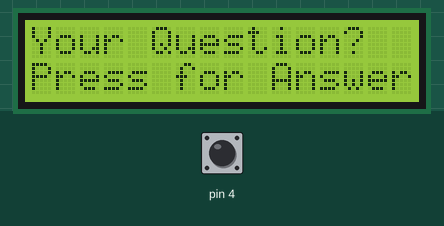
Bench run of a program on a simulated Arduino Uno, built with avr-gcc and run on an emulated ATmega328P. Parts: 16×2 character LCD. Inputs (shaded band) come from the test bench; at power-on: pin 4 HIGH. Random numbers use the default seed unless the program sets one.

Above: at 1.2 s.
1.3 s: pin 4 pulled LOW for 0.15 s
At 2.2 s:
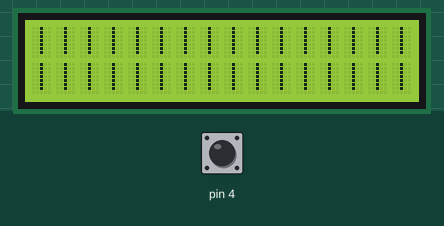
4.4 s: pin 4 pulled LOW for 3.2 s
12.1 s: pin 4 pulled LOW for 3.2 s
At 18.1 s:
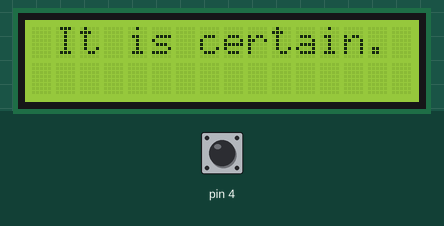
18.3 s: pin 4 pulled LOW for 1 s
At 19.7 s:
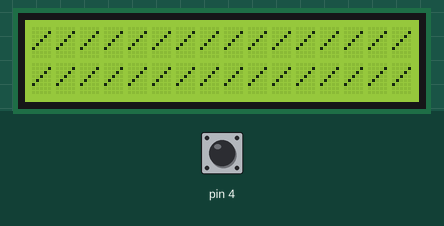
22.3 s: pin 4 pulled LOW for 0.15 s
At 24.2 s:
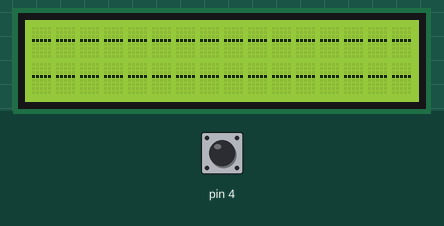
25.4 s: pin 4 pulled LOW for 0.15 s
At 29.7 s:
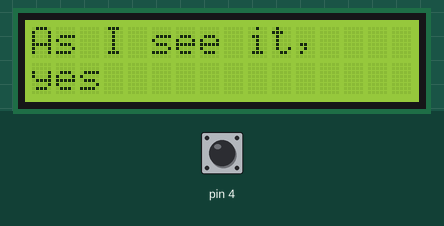
Timing chart, 0 to 31.2 s (numbered marks = the images above; inputs shaded):
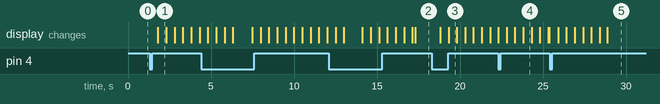

The program:

main.cpp
```cpp
#include <Arduino.h>

#include <LiquidCrystal.h>          //the liquid crystal library contains commands for printing to the display

LiquidCrystal lcd(13, 12, 11, 10, 9, 8);   // tell the RedBoard what pins are connected to the display

#ifdef _EXPERIMENT_1_

#include "timer.h"

TimerState state;
char buff[16];

void setup() {
  lcd.begin(16,2);
  lcd.clear();
}

void loop() {
  lcd.setCursor(0,0);
  lcd.print("Time since reset");
  lcd.setCursor(0, 1);
  snprintf(buff, 16, "%14lds", getSeconds());
  String msg(buff);
  lcd.print(msg);
  delay(1000);
}

#elif _EXPERIMENT_2_


#include "timer.h"

TimerState state;
char buff[16];

void setup() {
  lcd.begin(16,2);
  lcd.clear();
}

void loop() {
  lcd.setCursor(0,0);
  lcd.print("Time since reset");
  lcd.setCursor(0, 1);
  lcd.print(formatHHMMSS(millis()));
  delay(1000);
}

#elif _EXPERIMENT_3_

#include "button.h"
#include "timer.h"
#include "magic.h"

Button button = {4, INPUT_PULLUP};

TimerState timerState;
char buff[16];

void setup() {
  randomSeed(analogRead(A0));
  pinMode(button.pin, button.mode);
  lcd.begin(16,2);
  lcd.clear();
  state.state = 0;
  state.tDelta = 0;
}

void loop() {
  tick(&timerState);
  if(isPressed(&button) && state.state != 1) {
    play();
  }
  update(timerState.deltaMs, &lcd);
}

#else

void setup() {

  lcd.begin(16, 2);                 //tell the lcd library that we are using a display that is 16 characters wide and 2 characters high
  lcd.clear();                      //clear the display
}

void loop() {

  lcd.setCursor(0, 0);              //set the cursor to the 0,0 position (top left corner)
  lcd.print("Hello, world!");       //print hello, world! starting at that position

  lcd.setCursor(0, 1);              //move the cursor to the first space of the bottom row
  lcd.print(millis() / 1000);       //print the number of seconds that have passed since the last reset
}

#endif
```

button.h
```cpp
#ifndef BUTTON_H
#define BUTTON_H

#include <Arduino.h>

struct Button {
    int pin;
    int mode;
};

bool isPressed(const Button *button) {
    return digitalRead(button->pin) == LOW;
}

#endif // BUTTON_H
```

magic.h
```cpp
#ifndef MAGIC_H
#define MAGIC_H

#include <Arduino.h>
#include <LiquidCrystal.h>

struct Settings{
    const static int choices = 20;
    String play1 = "Your Question?";
    String play2 = "Press for Answer";
    String messages1[choices] = {
        " It is certain.",
        "It is",
        "Without a doubt.",
        "Yes definitely.",
        "You may rely",
        "As I see it,",
        "Most likely.",
        "Outlook good.",
        "Yes.",
        "Signs point to",
        "Reply hazy,",
        "Ask again later.",
        "Better not tell",
        "Cannot predict",
        "Concentrate",
        "Don't count",
        "My reply is no.",
        "My sources say",
        "Outlook",
        "Very doubtful.",
    };
    String messages2[choices] = {
        "",
        "decidedly so.",
        "",
        "",
        "on it.",
        "yes",
        "",
        "",
        "",
        "Yes.",
        "try again.",
        "",
        "you now.",
        "now.",
        "and ask again.",
        "on it.",
        "",
        "no.",
        "not so good.",
        "",
    };
    const static int wait = 3;
    String waiting[wait] = {
        "||||||||||||||||",
        "////////////////",
        "----------------"
    };
    long selectTimeMsMax = 10000;
    long selectTimeMSMin = 3000;
    long displayTime = 15000;
} settings;

struct State {
    long tDelta;
    byte state = 0;
    int msg = 0;
    long waitTime;
    long selectTime;
    int wait;
} state;

void doSelection(long msDelta, LiquidCrystal *display) {
    state.selectTime += msDelta;
    state.tDelta += msDelta;
    if(state.tDelta > 500) {
        // cycle waiting
        display->setCursor(0,0);
        display->print(settings.waiting[state.wait]);
        display->setCursor(0,1);
        display->print(settings.waiting[state.wait]);
        ++state.wait;
        if(state.wait >= settings.wait) state.wait = 0;
        state.tDelta = 0;
    }
    if(state.selectTime < state.waitTime) return;
    state.msg = random(settings.choices);
    state.state = 2;
    state.tDelta = 0;
}

void doDisplayPlay(long msDelta, LiquidCrystal *display) {
    if(state.tDelta == 0){
        display->clear();
        display->setCursor(0,0);
        display->print(settings.play1);
        display->setCursor(0,1);
        display->print(settings.play2);
    }
    state.tDelta += msDelta;
}

void doDisplayMessage(long msDelta, LiquidCrystal *display) {
    if(state.tDelta == 0) {
        display->clear();
        display->setCursor(0,0);
        display->print(settings.messages1[state.msg]);
        display->setCursor(0,1);
        display->print(settings.messages2[state.msg]);
    }
    state.tDelta += msDelta;
    if(state.tDelta > settings.displayTime) {
        state.state = 0;
        state.tDelta = 0;
        display->clear();
        return;
    }
}

void play() {
    state.waitTime = random(settings.selectTimeMSMin, settings.selectTimeMsMax);
    state.tDelta = 0;
    state.selectTime = 0;
    state.wait = 0;
    state.state = 1;
}

void update(long msDelta, LiquidCrystal *display) {
    switch (state.state) {
    case 1: // Selecting
        doSelection(msDelta, display);
        break;
    case 2:
        doDisplayMessage(msDelta, display);
        break;
    default:
        doDisplayPlay(msDelta, display);
        break;
    }
}

#endif
```

timer.h
```cpp
#ifndef TIMER_H
#define TIMER_H

#include <Arduino.h>

struct TimerState {
    unsigned long previousUs;
    unsigned long previousMs;
    unsigned int deltaUs;
    unsigned int deltaMs;
};

TimerState initTimerState(unsigned int size){
    return TimerState {
        0, 0, 0, 0
    };
}

void tick(TimerState *ts){
    unsigned long timeMs = millis();
    unsigned long timeUs = micros();
    // TODO: Handle overflow
    ts->deltaMs = (unsigned int)(timeMs - ts->previousMs);
    ts->deltaUs = (unsigned int)(timeUs - ts->previousUs);
    ts->previousMs = timeMs;
    ts->previousUs = timeUs;
}

long getSeconds() {
    return millis() / 1000;
}

String formatHHMMSS(long timeMs) {
    const long SH = 3600;
    const long SM = 60;
    const long MS = 1000;

    timeMs = timeMs / MS;
    long HH = timeMs / SH;
    long MM = (timeMs -= HH * SH) / SM;
    long SS = timeMs - MM * SM;
    char buff[16];
    snprintf(buff, 16, "%9.01ld:%02ld:%02ld", HH, MM, SS);
    return String(buff);
}

#endif // TIMER_H
```

Measured:
- after the input at 1.3 s, the display: changes after 0.50 s (image 1)
- after the input at 18.3 s, the display: first changes after 0.50 s (image 3 shows a later state)
- what the display in image 1 shows lasts 0.5 s, from 1.8 s to 2.3 s
